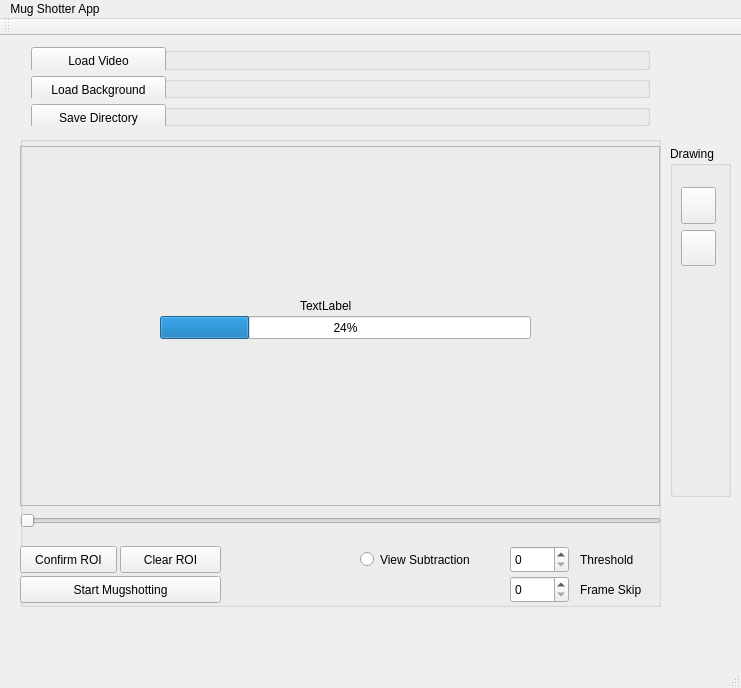
<?xml version="1.0" encoding="UTF-8"?>
<ui version="4.0">
 <class>MainWindow</class>
 <widget class="QMainWindow" name="MainWindow">
  <property name="geometry">
   <rect>
    <x>0</x>
    <y>0</y>
    <width>741</width>
    <height>688</height>
   </rect>
  </property>
  <property name="windowTitle">
   <string>MainWindow</string>
  </property>
  <widget class="QWidget" name="centralWidget">
   <widget class="QWidget" name="layoutWidget">
    <property name="geometry">
     <rect>
      <x>20</x>
      <y>0</y>
      <width>641</width>
      <height>101</height>
     </rect>
    </property>
    <layout class="QVBoxLayout" name="verticalLayout">
     <item>
      <widget class="QGroupBox" name="groupBox">
       <property name="title">
        <string/>
       </property>
       <widget class="QLabel" name="videolabel">
        <property name="geometry">
         <rect>
          <x>150</x>
          <y>10</y>
          <width>341</width>
          <height>17</height>
         </rect>
        </property>
        <property name="text">
         <string/>
        </property>
       </widget>
       <widget class="QPushButton" name="videoButton">
        <property name="geometry">
         <rect>
          <x>0</x>
          <y>0</y>
          <width>135</width>
          <height>27</height>
         </rect>
        </property>
        <property name="text">
         <string>Load Video</string>
        </property>
       </widget>
      </widget>
     </item>
     <item>
      <widget class="QGroupBox" name="groupBox_2">
       <property name="title">
        <string/>
       </property>
       <widget class="QPushButton" name="bgButton">
        <property name="geometry">
         <rect>
          <x>0</x>
          <y>0</y>
          <width>135</width>
          <height>27</height>
         </rect>
        </property>
        <property name="text">
         <string>Load Background</string>
        </property>
       </widget>
       <widget class="QLabel" name="bglabel">
        <property name="geometry">
         <rect>
          <x>150</x>
          <y>10</y>
          <width>341</width>
          <height>17</height>
         </rect>
        </property>
        <property name="text">
         <string/>
        </property>
       </widget>
      </widget>
     </item>
     <item>
      <widget class="QGroupBox" name="groupBox_3">
       <property name="title">
        <string/>
       </property>
       <widget class="QPushButton" name="saveButton">
        <property name="geometry">
         <rect>
          <x>0</x>
          <y>0</y>
          <width>135</width>
          <height>27</height>
         </rect>
        </property>
        <property name="text">
         <string>Save Directory</string>
        </property>
       </widget>
       <widget class="QLabel" name="savelabel">
        <property name="geometry">
         <rect>
          <x>150</x>
          <y>10</y>
          <width>341</width>
          <height>17</height>
         </rect>
        </property>
        <property name="text">
         <string/>
        </property>
       </widget>
      </widget>
     </item>
    </layout>
   </widget>
   <widget class="QGroupBox" name="groupBox_5">
    <property name="geometry">
     <rect>
      <x>20</x>
      <y>100</y>
      <width>641</width>
      <height>471</height>
     </rect>
    </property>
    <property name="title">
     <string/>
    </property>
    <widget class="QPushButton" name="startButton">
     <property name="geometry">
      <rect>
       <x>0</x>
       <y>440</y>
       <width>201</width>
       <height>27</height>
      </rect>
     </property>
     <property name="text">
      <string>Start Mugshotting</string>
     </property>
    </widget>
    <widget class="QFrame" name="frame">
     <property name="geometry">
      <rect>
       <x>0</x>
       <y>10</y>
       <width>640</width>
       <height>360</height>
      </rect>
     </property>
     <property name="frameShape">
      <enum>QFrame::StyledPanel</enum>
     </property>
     <property name="frameShadow">
      <enum>QFrame::Raised</enum>
     </property>
     <widget class="QLabel" name="Imagelabel">
      <property name="geometry">
       <rect>
        <x>0</x>
        <y>0</y>
        <width>640</width>
        <height>360</height>
       </rect>
      </property>
      <property name="text">
       <string/>
      </property>
     </widget>
     <widget class="PaintCanvas" name="paintwidget" native="true">
      <property name="geometry">
       <rect>
        <x>0</x>
        <y>0</y>
        <width>640</width>
        <height>360</height>
       </rect>
      </property>
      <widget class="QLabel" name="parkinglabel">
       <property name="geometry">
        <rect>
         <x>130</x>
         <y>20</y>
         <width>381</width>
         <height>31</height>
        </rect>
       </property>
       <property name="text">
        <string/>
       </property>
      </widget>
      <widget class="QProgressBar" name="progressBar">
       <property name="geometry">
        <rect>
         <x>140</x>
         <y>170</y>
         <width>371</width>
         <height>23</height>
        </rect>
       </property>
       <property name="autoFillBackground">
        <bool>true</bool>
       </property>
       <property name="value">
        <number>24</number>
       </property>
      </widget>
      <widget class="QLabel" name="progresslabel">
       <property name="geometry">
        <rect>
         <x>280</x>
         <y>150</y>
         <width>141</width>
         <height>20</height>
        </rect>
       </property>
       <property name="text">
        <string>TextLabel</string>
       </property>
      </widget>
     </widget>
    </widget>
    <widget class="QLabel" name="user_prompt_label">
     <property name="geometry">
      <rect>
       <x>180</x>
       <y>80</y>
       <width>301</width>
       <height>191</height>
      </rect>
     </property>
     <property name="text">
      <string/>
     </property>
    </widget>
    <widget class="QPushButton" name="confirmButton">
     <property name="geometry">
      <rect>
       <x>0</x>
       <y>410</y>
       <width>97</width>
       <height>27</height>
      </rect>
     </property>
     <property name="text">
      <string>Confirm ROI</string>
     </property>
    </widget>
    <widget class="QPushButton" name="resetButton">
     <property name="geometry">
      <rect>
       <x>100</x>
       <y>410</y>
       <width>101</width>
       <height>27</height>
      </rect>
     </property>
     <property name="text">
      <string>Clear ROI</string>
     </property>
    </widget>
    <widget class="QRadioButton" name="subviewButton">
     <property name="geometry">
      <rect>
       <x>340</x>
       <y>410</y>
       <width>141</width>
       <height>27</height>
      </rect>
     </property>
     <property name="text">
      <string>View Subtraction</string>
     </property>
    </widget>
    <widget class="QSpinBox" name="thresholdSpinBox">
     <property name="geometry">
      <rect>
       <x>490</x>
       <y>410</y>
       <width>59</width>
       <height>27</height>
      </rect>
     </property>
    </widget>
    <widget class="QLabel" name="thresholdLabel">
     <property name="geometry">
      <rect>
       <x>560</x>
       <y>410</y>
       <width>71</width>
       <height>27</height>
      </rect>
     </property>
     <property name="text">
      <string>Threshold</string>
     </property>
    </widget>
    <widget class="QSlider" name="scrubSlider">
     <property name="geometry">
      <rect>
       <x>0</x>
       <y>370</y>
       <width>641</width>
       <height>29</height>
      </rect>
     </property>
     <property name="orientation">
      <enum>Qt::Horizontal</enum>
     </property>
    </widget>
    <widget class="QSpinBox" name="skipSpinBox">
     <property name="geometry">
      <rect>
       <x>490</x>
       <y>440</y>
       <width>59</width>
       <height>27</height>
      </rect>
     </property>
    </widget>
    <widget class="QLabel" name="skipLabel">
     <property name="geometry">
      <rect>
       <x>560</x>
       <y>440</y>
       <width>81</width>
       <height>27</height>
      </rect>
     </property>
     <property name="text">
      <string>Frame Skip</string>
     </property>
    </widget>
    <zorder>user_prompt_label</zorder>
    <zorder>startButton</zorder>
    <zorder>frame</zorder>
    <zorder>confirmButton</zorder>
    <zorder>resetButton</zorder>
    <zorder>subviewButton</zorder>
    <zorder>thresholdSpinBox</zorder>
    <zorder>thresholdLabel</zorder>
    <zorder>scrubSlider</zorder>
    <zorder>skipSpinBox</zorder>
    <zorder>skipLabel</zorder>
   </widget>
   <widget class="QGroupBox" name="groupDrawing">
    <property name="geometry">
     <rect>
      <x>670</x>
      <y>110</y>
      <width>61</width>
      <height>351</height>
     </rect>
    </property>
    <property name="title">
     <string>Drawing</string>
    </property>
    <property name="flat">
     <bool>false</bool>
    </property>
    <widget class="QWidget" name="verticalLayoutWidget">
     <property name="geometry">
      <rect>
       <x>0</x>
       <y>30</y>
       <width>57</width>
       <height>101</height>
      </rect>
     </property>
     <layout class="QVBoxLayout" name="verticalLayout_4">
      <item>
       <widget class="QPushButton" name="polygonButton">
        <property name="sizePolicy">
         <sizepolicy hsizetype="Minimum" vsizetype="MinimumExpanding">
          <horstretch>0</horstretch>
          <verstretch>0</verstretch>
         </sizepolicy>
        </property>
        <property name="text">
         <string/>
        </property>
        <property name="iconSize">
         <size>
          <width>40</width>
          <height>40</height>
         </size>
        </property>
       </widget>
      </item>
      <item>
       <widget class="QPushButton" name="cirRectButton">
        <property name="sizePolicy">
         <sizepolicy hsizetype="Minimum" vsizetype="MinimumExpanding">
          <horstretch>0</horstretch>
          <verstretch>0</verstretch>
         </sizepolicy>
        </property>
        <property name="text">
         <string/>
        </property>
        <property name="iconSize">
         <size>
          <width>40</width>
          <height>40</height>
         </size>
        </property>
       </widget>
      </item>
     </layout>
    </widget>
   </widget>
  </widget>
  <widget class="QMenuBar" name="menuBar">
   <property name="geometry">
    <rect>
     <x>0</x>
     <y>0</y>
     <width>741</width>
     <height>25</height>
    </rect>
   </property>
   <widget class="QMenu" name="menuMug_Shotter_App">
    <property name="title">
     <string>Mug Shotter App</string>
    </property>
    <addaction name="actionLoad_Polygons"/>
    <addaction name="actionLoad_Settings"/>
   </widget>
   <addaction name="menuMug_Shotter_App"/>
  </widget>
  <widget class="QToolBar" name="mainToolBar">
   <attribute name="toolBarArea">
    <enum>TopToolBarArea</enum>
   </attribute>
   <attribute name="toolBarBreak">
    <bool>false</bool>
   </attribute>
  </widget>
  <widget class="QStatusBar" name="statusBar"/>
  <action name="actionLoad_Polygons">
   <property name="text">
    <string>Load_Polygons</string>
   </property>
  </action>
  <action name="actionLoad_Settings">
   <property name="text">
    <string>Load_Settings</string>
   </property>
  </action>
 </widget>
 <layoutdefault spacing="6" margin="11"/>
 <customwidgets>
  <customwidget>
   <class>PaintCanvas</class>
   <extends>QWidget</extends>
   <header location="global">paintcanvas.h</header>
   <container>1</container>
  </customwidget>
 </customwidgets>
 <resources/>
 <connections/>
</ui>
